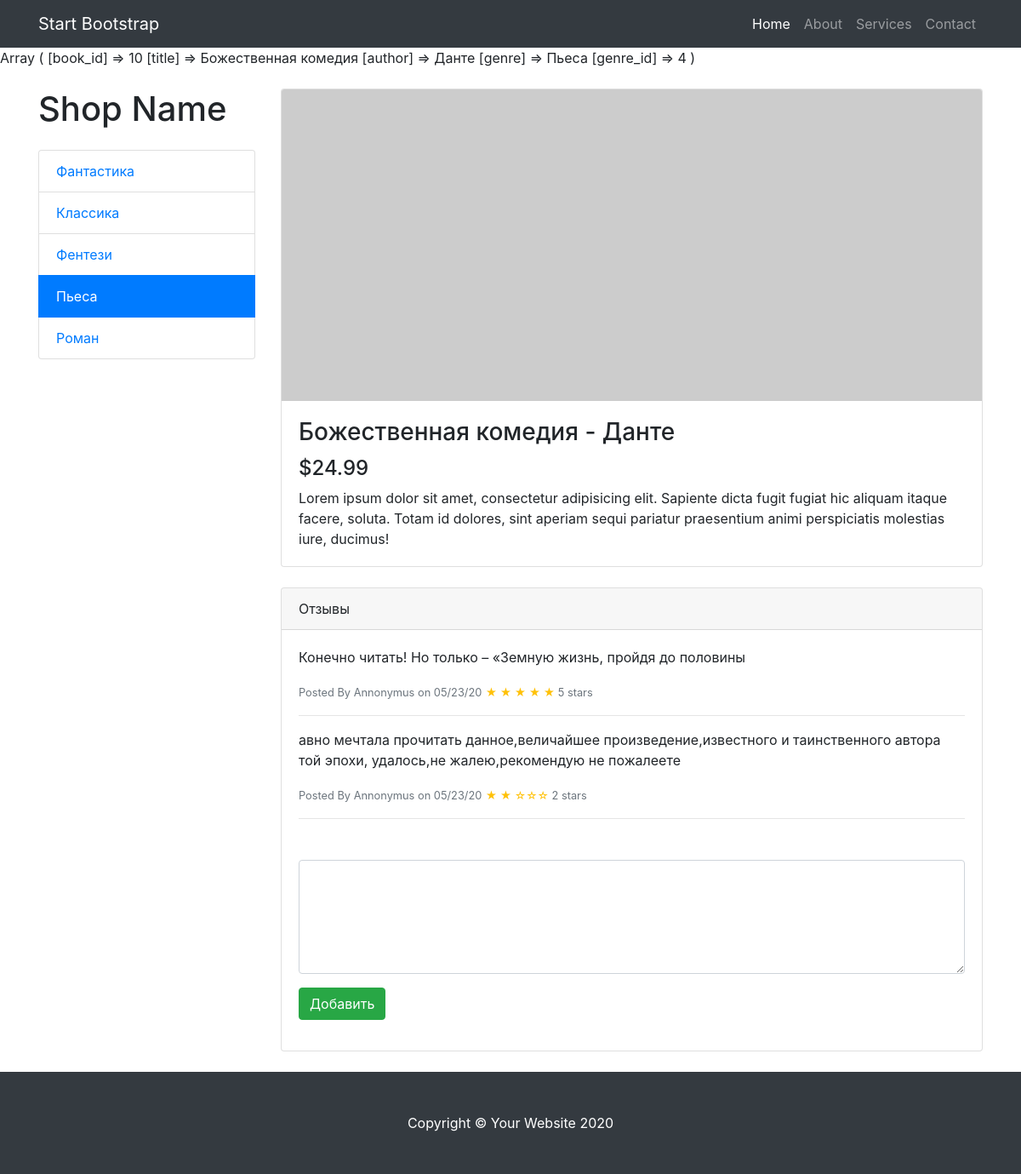
The app's page /page.php?book_id=10 with its own data.
### tables this page shows
CREATE TABLE `genre` (
  `id` int(10) unsigned NOT NULL AUTO_INCREMENT,
  `name` varchar(45) NOT NULL,
  PRIMARY KEY (`id`)
);

CREATE TABLE `book` (
  `id` int(10) unsigned NOT NULL AUTO_INCREMENT,
  `title` varchar(45) NOT NULL,
  `author_id` int(10) unsigned NOT NULL,
  `genre_id` int(10) unsigned DEFAULT NULL,
  PRIMARY KEY (`id`)
);

CREATE TABLE `author` (
  `id` int(11) NOT NULL,
  `name` varchar(255) DEFAULT NULL,
  PRIMARY KEY (`id`)
);

CREATE TABLE `comment` (
  `comment_id` int(10) unsigned NOT NULL AUTO_INCREMENT,
  `message` text NOT NULL,
  `book_id` int(10) unsigned NOT NULL,
  `rating` tinyint(1) NOT NULL DEFAULT '3',
  `added_at` datetime NOT NULL DEFAULT CURRENT_TIMESTAMP,
  PRIMARY KEY (`comment_id`)
);

### functions.php (called while the page is built, shortened)
<?php
function getPDO()
{
    $options = [
        PDO::ATTR_ERRMODE => PDO::ERRMODE_EXCEPTION,
    ];
    $pdo = new PDO("mysql:dbname=bookstore;host=127.0.0.1;charset=utf8mb4;", 'root', '', $options);
    return $pdo;
}
function getBookById($bookId) : array {
    $query = "SELECT b.id book_id, b.title, a.name author, g.name genre, g.id genre_id FROM book b
            LEFT JOIN author a ON a.id = b.author_id
            LEFT JOIN genre g ON g.id = b.genre_id
            WHERE b.id = ?
            ";
    $pdo = getPDO();
    $result = $pdo->prepare($query);
    $result->execute([$bookId]);
    $result->setFetchMode(PDO::FETCH_ASSOC);
    return $result->fetch();
}
function getGenres() : array {
    $query = "SELECT id,name FROM genre";
    $pdo = getPDO();
    $result = $pdo->query($query);
    $result->setFetchMode(PDO::FETCH_ASSOC);
    return $result->fetchAll();
}
function getComments($bookId) : array {
    $query = "SELECT * FROM comment WHERE book_id = ?";
    $pdo = getPDO();
    $result = $pdo->prepare($query);
    $result->execute([$bookId]);
    return $result->fetchAll(PDO::FETCH_ASSOC);
}
function formatCommentDate(string $date) : string {
    $time = strtotime($date);
    return date('m/j/y', $time);
}

### page.php (the view, shortened to what this page needs)
<?php
require 'functions.php';
$book = getBookById($_GET['book_id']);
print_r($book);
?>
<!DOCTYPE html>
<html lang="en">
<head>
    <link href="vendor/bootstrap/css/bootstrap.min.css" rel="stylesheet">
    <link href="css/shop-item.css" rel="stylesheet">
</head>
<body>
<nav class="navbar navbar-expand-lg navbar-dark bg-dark fixed-top">
    <div class="container">
        <a class="navbar-brand" href="index.php">Start Bootstrap</a>
        <div class="collapse navbar-collapse" id="navbarResponsive">
            <ul class="navbar-nav ml-auto">
                <li class="nav-item active">
                    <a class="nav-link" href="index.php">Home
                    </a>
                </li>
                <li class="nav-item">
                    <a class="nav-link" href="#">About</a>
                </li>
                <li class="nav-item">
                    <a class="nav-link" href="#">Services</a>
                </li>
                <li class="nav-item">
                    <a class="nav-link" href="#">Contact</a>
                </li>
            </ul>
        </div>
    </div>
</nav>
<div class="container">
    <div class="row">
        <div class="col-lg-3">
            <h1 class="my-4">Shop Name</h1>
            <div class="list-group">
                <?php foreach (getGenres() as $genre) : ?>
                    <a href="#"
                       class="list-group-item <?php echo ($genre['id'] == $book['genre_id']) ? 'active' : '' ?>"><?php echo $genre['name'] ?></a>
                <?php endforeach; ?>
            </div>
        </div>
        <div class="col-lg-9">
            <div class="card mt-4">
                <img class="card-img-top img-fluid" src="http://placehold.it/900x400" alt="">
                <div class="card-body">
                    <h3 class="card-title"><?php echo $book['title'] ?> - <?php echo $book['author'] ?></h3>
                    <h4>$24.99</h4>
                    <p class="card-text">Lorem ipsum dolor sit amet, consectetur adipisicing elit. Sapiente dicta fugit
                        fugiat hic aliquam itaque facere, soluta. Totam id dolores, sint aperiam sequi pariatur
                        praesentium animi perspiciatis molestias iure, ducimus!</p>
                </div>
            </div>
            <div class="card card-outline-secondary my-4">
                <div class="card-header">
                    Отзывы
                </div>
                <div class="card-body">
                    <?php foreach (getComments($book['book_id']) as $coment) : ?>
                        <p><?php echo htmlspecialchars($coment['message']) ?></p>
                        <small class="text-muted">Posted By Annonymus on <?php echo formatCommentDate($coment['added_at']) ?></small>
                        <small class="text-muted">
                                <span class="text-warning">
                                    <?php for ($i = 1; $i <= $coment['rating']; $i++) : ?>
                                        &#9733;
                                        <?php if ($i == 1 && $coment['rating'] == 1) : ?>
                                            &#9734;&#9734;&#9734;&#9734;
                                        <?php elseif ($i == 2 && $coment['rating'] == 2): ?>
                                            &#9734;&#9734;&#9734;
                                        <?php elseif ($i == 3 && $coment['rating'] == 3): ?>
                                            &#9734;&#9734;
                                        <?php elseif ($i == 4 && $coment['rating'] == 4): ?>
                                            &#9734;
                                        <?php endif; ?>
                                    <?php endfor; ?>
                                </span>
                            <?php echo $coment['rating'] ?> stars
                        </small>
                        <hr>
                    <?php endforeach; ?>
                    <form method="post" class="mt-5" action="add_comment.php">
                        <div class="form-group">
                            <textarea class="form-control" rows="5" name="comment" required></textarea>
                        </div>
                        <button type="submit" class="btn btn-success">Добавить</button>
                    </form>
                </div>
            </div>
        </div>
    </div>
</div>
<footer class="py-5 bg-dark">
    <div class="container">
        <p class="m-0 text-center text-white">Copyright &copy; Your Website <?php echo date('Y') ?></p>
    </div>
</footer>
</body>
</html>

### css/shop-item.css (style rules this page uses)
body { padding-top: 56px; }

### records on screen
genre: name "Фантастика"
genre: name "Классика"
genre: name "Фентези"
genre: name "Пьеса"
genre: name "Роман"
book: title "Божественная комедия", author.name "Данте"
comment: message "Конечно читать! Но только – «Земную жизнь, пройдя до половины", added_at "05/23/20", rating "5"
comment: message "авно мечтала прочитать данное,величайшее произведение,известного и таинственного автора той эпохи, удалось,не жалею,рекомендую не пожалеете", added_at "05/23/20", rating "2"
